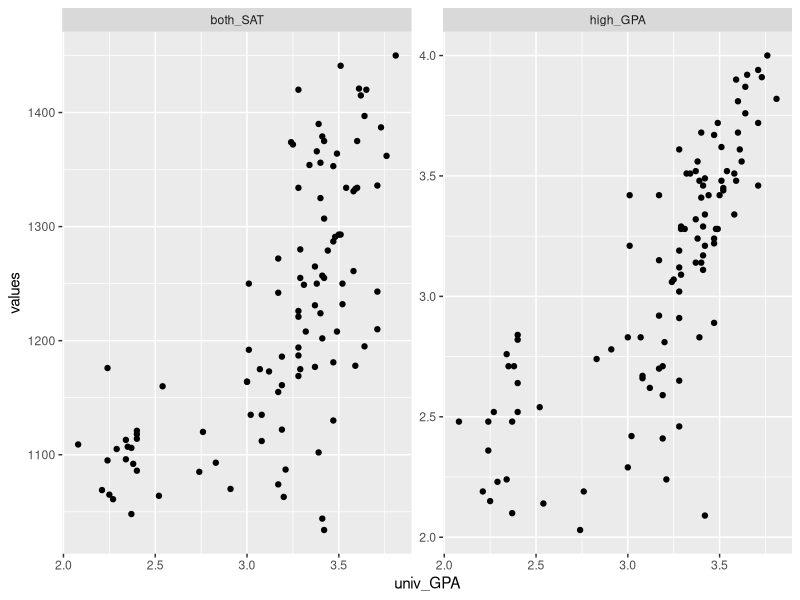
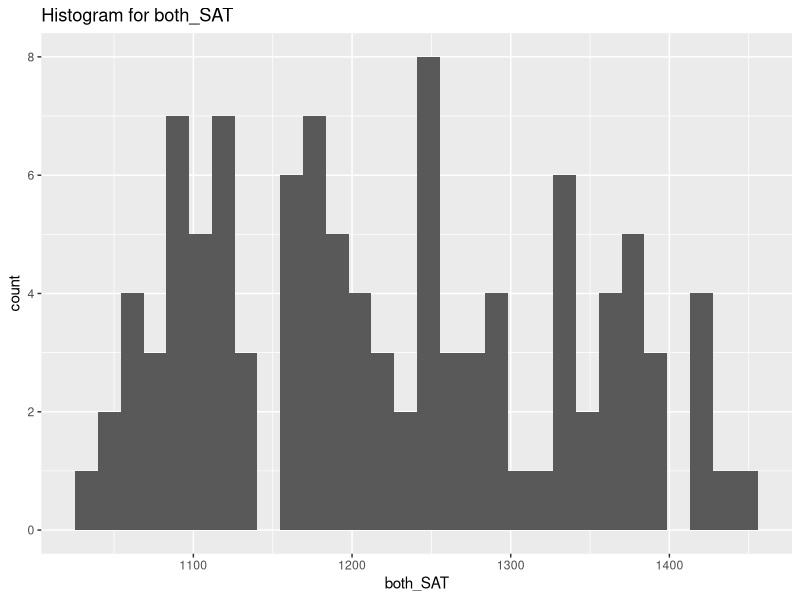
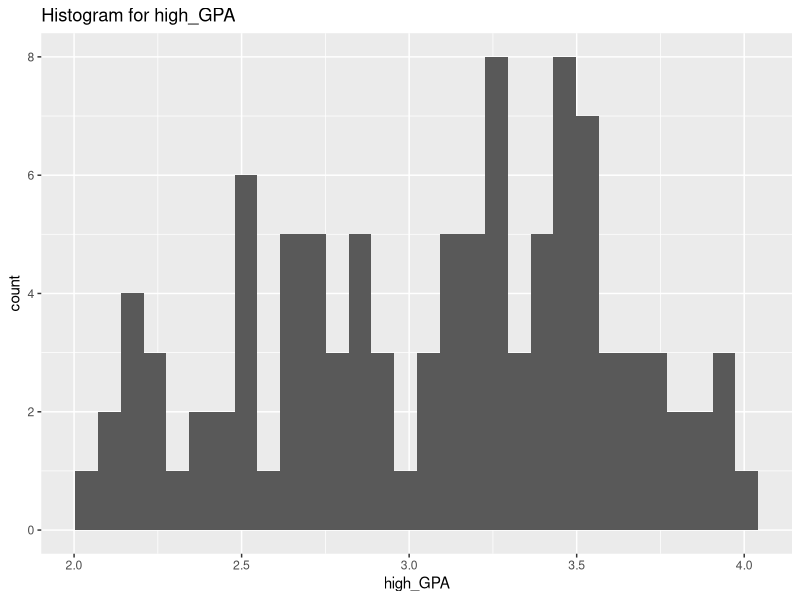
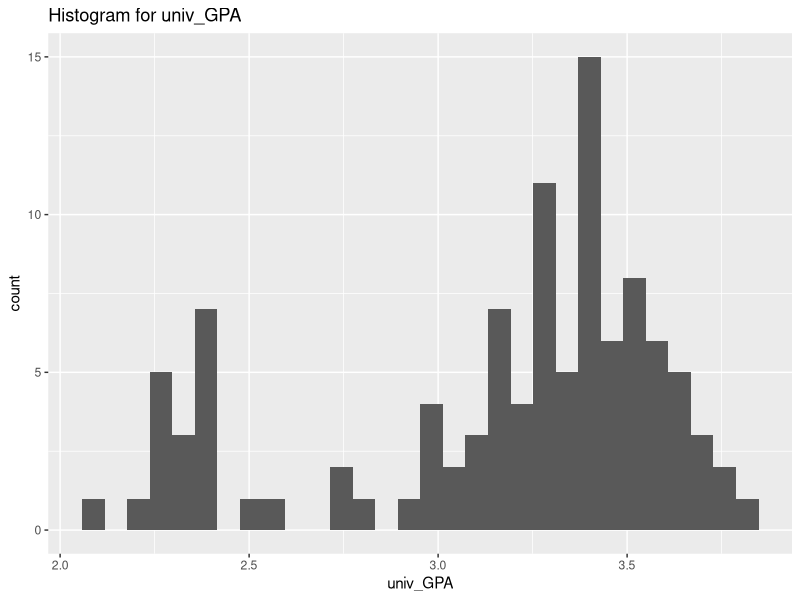

Source code (R) for these figures, in order:
## ---- chunk 1
library(tidyverse)
library(readxl)
library(broom)
library(modelr)
library(rsample)
## ---- chunk 2
df_sat <- read_excel("data/sat.xls")

glimpse(df_sat)
summary(df_sat)
## ---- chunk 3
## NOTE: No need to edit this
df_composite <-
  df_sat %>%
  mutate(both_SAT = math_SAT + verb_SAT)
## ---- chunk 4
df_composite %>%
  pivot_longer(
    cols = c(high_GPA, both_SAT),
    names_to = "GPA_and_SAT",
    values_to = "values"
  ) %>%
  ggplot(aes(x = univ_GPA, y = values)) +
  geom_point() +
  facet_wrap(~GPA_and_SAT, scales = "free_y")
## ---- chunk 5
df_composite %>%
  ggplot() +
  geom_histogram(aes(x = both_SAT), bins = 30) +
  ggtitle("Histogram for both_SAT")

df_composite %>%
  ggplot() +
  geom_histogram(aes(x = high_GPA), bins = 30) +
  ggtitle("Histogram for high_GPA")

df_composite %>%
  ggplot() +
  geom_histogram(aes(x = univ_GPA), bins = 30) +
  ggtitle("Histogram for univ_GPA")
## ---- chunk 6
cor.test(df_composite$high_GPA, df_composite$univ_GPA, method = "pearson")
cor.test(df_composite$both_SAT, df_composite$univ_GPA, method = "pearson")
## ---- chunk 7
set.seed(1)
df_bootstrap <-
  df_composite %>%
  bootstraps(times = 1000) %>%
  mutate(df = map(splits, ~ analysis(.x))) %>%
  slice(1:10) %>%
  unnest(df)

cor.test(df_bootstrap$high_GPA, df_bootstrap$univ_GPA, method = "pearson")
## ---- chunk 8
## NOTE: No need to edit
set.seed(101)

df_train <-
  df_composite %>%
  rowid_to_column() %>%
  slice_sample(n = 80)

df_validate <-
  df_composite %>%
  rowid_to_column() %>%
  anti_join(
    .,
    df_train,
    by = "rowid"
  )
## ---- chunk 9
fit_basic <-
  lm(df_train$univ_GPA ~ df_train$both_SAT)

summary(fit_basic)

## NOTE: The following computes confidence intervals on regression coefficients
fit_basic %>%
  tidy(
    conf.int = TRUE,
    conf.level = 0.99
  )
## ---- chunk 10
# model with just high_GPA

fit_basic <-
  lm(df_train$univ_GPA ~ df_train$high_GPA)

summary(fit_basic)

## NOTE: The following computes confidence intervals on regression coefficients
fit_basic %>%
  tidy(
    conf.int = TRUE,
    conf.level = 0.99
  )
## ---- chunk 11
# model with both_SAT + high_GPA
fit_basic <-
  lm(df_train$univ_GPA ~ (df_train$both_SAT+df_train$high_GPA))

summary(fit_basic)

## NOTE: The following computes confidence intervals on regression coefficients
fit_basic %>%
  tidy(
    conf.int = TRUE,
    conf.level = 0.99
  )
